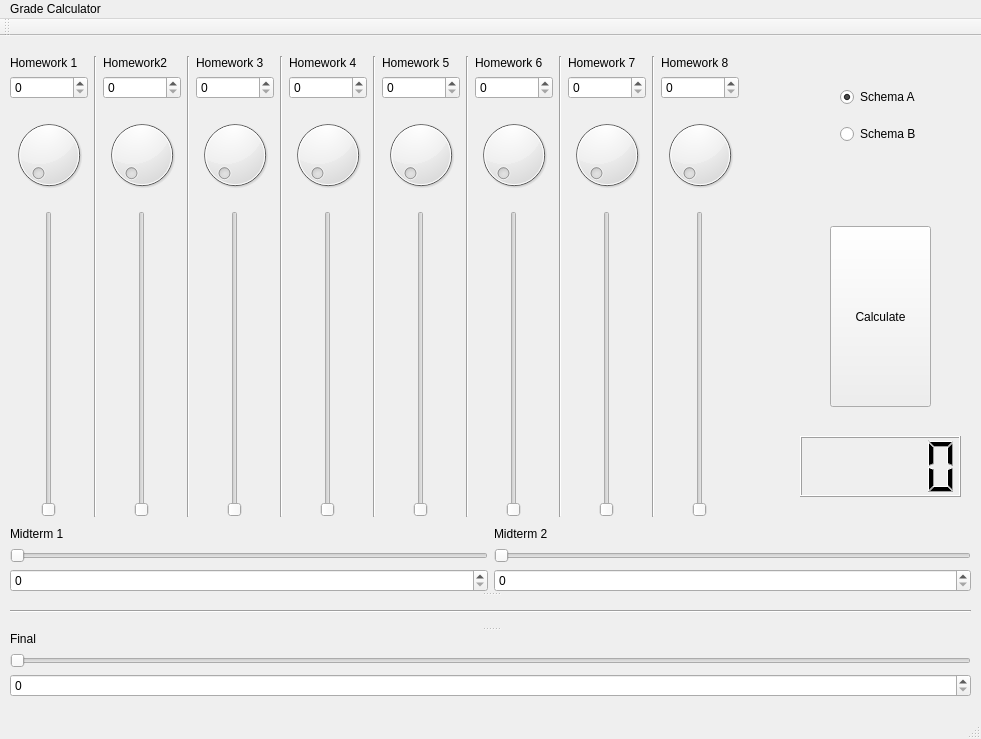
 <widget class="QMainWindow" name="grade_calculator">
  <property name="geometry">
   <rect>
    <x>0</x>
    <y>0</y>
    <width>981</width>
    <height>739</height>
   </rect>
  </property>
  <property name="windowTitle">
   <string>grade_calculator</string>
  </property>
  <widget class="QWidget" name="centralWidget">
   <widget class="QPushButton" name="pushButton">
    <property name="geometry">
     <rect>
      <x>830</x>
      <y>190</y>
      <width>101</width>
      <height>181</height>
     </rect>
    </property>
    <property name="text">
     <string>Calculate</string>
    </property>
   </widget>
   <widget class="QLCDNumber" name="lcdNumber">
    <property name="geometry">
     <rect>
      <x>800</x>
      <y>400</y>
      <width>161</width>
      <height>61</height>
     </rect>
    </property>
   </widget>
   <widget class="QWidget" name="">
    <property name="geometry">
     <rect>
      <x>10</x>
      <y>20</y>
      <width>729</width>
      <height>461</height>
     </rect>
    </property>
    <layout class="QHBoxLayout" name="horizontalLayout_9">
     <item>
      <layout class="QHBoxLayout" name="horizontalLayout">
       <item>
        <layout class="QVBoxLayout" name="verticalLayout">
         <item>
          <widget class="QLabel" name="label_2">
           <property name="text">
            <string>Homework 1</string>
           </property>
          </widget>
         </item>
         <item>
          <widget class="QSpinBox" name="hw_1">
           <property name="maximum">
            <number>20</number>
           </property>
          </widget>
         </item>
         <item>
          <widget class="QDial" name="dial">
           <property name="maximum">
            <number>20</number>
           </property>
           <property name="singleStep">
            <number>1</number>
           </property>
          </widget>
         </item>
         <item alignment="Qt::AlignHCenter">
          <widget class="QSlider" name="verticalSlider">
           <property name="maximum">
            <number>20</number>
           </property>
           <property name="singleStep">
            <number>1</number>
           </property>
           <property name="orientation">
            <enum>Qt::Vertical</enum>
           </property>
          </widget>
         </item>
        </layout>
       </item>
       <item>
        <widget class="Line" name="line">
         <property name="orientation">
          <enum>Qt::Vertical</enum>
         </property>
        </widget>
       </item>
      </layout>
     </item>
     <item>
      <layout class="QHBoxLayout" name="horizontalLayout_2">
       <item>
        <layout class="QVBoxLayout" name="verticalLayout_2">
         <item>
          <widget class="QLabel" name="label_3">
           <property name="text">
            <string>Homework2</string>
           </property>
          </widget>
         </item>
         <item>
          <widget class="QSpinBox" name="hw_2">
           <property name="maximum">
            <number>20</number>
           </property>
          </widget>
         </item>
         <item>
          <widget class="QDial" name="dial_2">
           <property name="maximum">
            <number>20</number>
           </property>
           <property name="singleStep">
            <number>1</number>
           </property>
          </widget>
         </item>
         <item alignment="Qt::AlignHCenter">
          <widget class="QSlider" name="verticalSlider_2">
           <property name="maximum">
            <number>20</number>
           </property>
           <property name="singleStep">
            <number>1</number>
           </property>
           <property name="orientation">
            <enum>Qt::Vertical</enum>
           </property>
          </widget>
         </item>
        </layout>
       </item>
       <item>
        <widget class="Line" name="line_2">
         <property name="orientation">
          <enum>Qt::Vertical</enum>
         </property>
        </widget>
       </item>
      </layout>
     </item>
     <item>
      <layout class="QHBoxLayout" name="horizontalLayout_3">
       <item>
        <layout class="QVBoxLayout" name="verticalLayout_3">
         <item>
          <widget class="QLabel" name="label_4">
           <property name="text">
            <string>Homework 3</string>
           </property>
          </widget>
         </item>
         <item>
          <widget class="QSpinBox" name="hw_3">
           <property name="maximum">
            <number>20</number>
           </property>
          </widget>
         </item>
         <item>
          <widget class="QDial" name="dial_3">
           <property name="maximum">
            <number>20</number>
           </property>
           <property name="singleStep">
            <number>1</number>
           </property>
          </widget>
         </item>
         <item alignment="Qt::AlignHCenter">
          <widget class="QSlider" name="verticalSlider_3">
           <property name="maximum">
            <number>20</number>
           </property>
           <property name="singleStep">
            <number>1</number>
           </property>
           <property name="orientation">
            <enum>Qt::Vertical</enum>
           </property>
          </widget>
         </item>
        </layout>
       </item>
       <item>
        <widget class="Line" name="line_3">
         <property name="orientation">
          <enum>Qt::Vertical</enum>
         </property>
        </widget>
       </item>
      </layout>
     </item>
     <item>
      <layout class="QHBoxLayout" name="horizontalLayout_4">
       <item>
        <layout class="QVBoxLayout" name="verticalLayout_4">
         <item>
          <widget class="QLabel" name="label_5">
           <property name="text">
            <string>Homework 4</string>
           </property>
          </widget>
         </item>
         <item>
          <widget class="QSpinBox" name="hw_4">
           <property name="maximum">
            <number>20</number>
           </property>
          </widget>
         </item>
         <item>
          <widget class="QDial" name="dial_4">
           <property name="maximum">
            <number>20</number>
           </property>
           <property name="singleStep">
            <number>1</number>
           </property>
          </widget>
         </item>
         <item alignment="Qt::AlignHCenter">
          <widget class="QSlider" name="verticalSlider_4">
           <property name="maximum">
            <number>20</number>
           </property>
           <property name="singleStep">
            <number>1</number>
           </property>
           <property name="orientation">
            <enum>Qt::Vertical</enum>
           </property>
          </widget>
         </item>
        </layout>
       </item>
       <item>
        <widget class="Line" name="line_4">
         <property name="orientation">
          <enum>Qt::Vertical</enum>
         </property>
        </widget>
       </item>
      </layout>
     </item>
     <item>
      <layout class="QHBoxLayout" name="horizontalLayout_5">
       <item>
        <layout class="QVBoxLayout" name="verticalLayout_5">
         <item>
          <widget class="QLabel" name="label_6">
           <property name="text">
            <string>Homework 5</string>
           </property>
          </widget>
         </item>
         <item>
          <widget class="QSpinBox" name="hw_5">
           <property name="maximum">
            <number>20</number>
           </property>
          </widget>
         </item>
         <item>
          <widget class="QDial" name="dial_5">
           <property name="maximum">
            <number>20</number>
           </property>
           <property name="singleStep">
            <number>1</number>
           </property>
          </widget>
         </item>
         <item alignment="Qt::AlignHCenter">
          <widget class="QSlider" name="verticalSlider_5">
           <property name="maximum">
            <number>20</number>
           </property>
           <property name="singleStep">
            <number>1</number>
           </property>
           <property name="orientation">
            <enum>Qt::Vertical</enum>
           </property>
          </widget>
         </item>
        </layout>
       </item>
       <item>
        <widget class="Line" name="line_5">
         <property name="orientation">
          <enum>Qt::Vertical</enum>
         </property>
        </widget>
       </item>
      </layout>
     </item>
     <item>
      <layout class="QHBoxLayout" name="horizontalLayout_6">
       <item>
        <layout class="QVBoxLayout" name="verticalLayout_6">
         <item>
          <widget class="QLabel" name="label_7">
           <property name="text">
            <string>Homework 6</string>
           </property>
          </widget>
         </item>
         <item>
          <widget class="QSpinBox" name="hw_6">
           <property name="maximum">
            <number>20</number>
           </property>
          </widget>
         </item>
         <item>
          <widget class="QDial" name="dial_6">
           <property name="maximum">
            <number>20</number>
           </property>
           <property name="singleStep">
            <number>1</number>
           </property>
          </widget>
         </item>
         <item alignment="Qt::AlignHCenter">
          <widget class="QSlider" name="verticalSlider_6">
           <property name="maximum">
            <number>20</number>
           </property>
           <property name="singleStep">
            <number>1</number>
           </property>
           <property name="orientation">
            <enum>Qt::Vertical</enum>
           </property>
          </widget>
         </item>
        </layout>
       </item>
       <item>
        <widget class="Line" name="line_6">
         <property name="orientation">
          <enum>Qt::Vertical</enum>
         </property>
        </widget>
       </item>
      </layout>
     </item>
     <item>
      <layout class="QHBoxLayout" name="horizontalLayout_7">
       <item>
        <layout class="QVBoxLayout" name="verticalLayout_7">
         <item>
          <widget class="QLabel" name="label_8">
           <property name="text">
            <string>Homework 7</string>
           </property>
          </widget>
         </item>
         <item>
          <widget class="QSpinBox" name="hw_7">
           <property name="maximum">
            <number>20</number>
           </property>
          </widget>
         </item>
         <item>
          <widget class="QDial" name="dial_7">
           <property name="maximum">
            <number>20</number>
           </property>
           <property name="singleStep">
            <number>1</number>
           </property>
          </widget>
         </item>
         <item alignment="Qt::AlignHCenter">
          <widget class="QSlider" name="verticalSlider_7">
           <property name="maximum">
            <number>20</number>
           </property>
           <property name="singleStep">
            <number>1</number>
           </property>
           <property name="orientation">
            <enum>Qt::Vertical</enum>
           </property>
          </widget>
         </item>
        </layout>
       </item>
       <item>
        <widget class="Line" name="line_7">
         <property name="orientation">
          <enum>Qt::Vertical</enum>
         </property>
        </widget>
       </item>
      </layout>
     </item>
     <item>
      <layout class="QHBoxLayout" name="horizontalLayout_8">
       <item>
        <layout class="QVBoxLayout" name="verticalLayout_8">
         <item>
          <widget class="QLabel" name="label_9">
           <property name="text">
            <string>Homework 8</string>
           </property>
          </widget>
         </item>
         <item>
          <widget class="QSpinBox" name="hw_8">
           <property name="maximum">
            <number>20</number>
           </property>
          </widget>
         </item>
         <item>
          <widget class="QDial" name="dial_8">
           <property name="maximum">
            <number>20</number>
           </property>
           <property name="singleStep">
            <number>1</number>
           </property>
          </widget>
         </item>
         <item alignment="Qt::AlignHCenter">
          <widget class="QSlider" name="verticalSlider_8">
           <property name="maximum">
            <number>20</number>
           </property>
           <property name="singleStep">
            <number>1</number>
           </property>
           <property name="orientation">
            <enum>Qt::Vertical</enum>
           </property>
          </widget>
         </item>
        </layout>
       </item>
      </layout>
     </item>
    </layout>
   </widget>
   <widget class="QSplitter" name="splitter">
    <property name="geometry">
     <rect>
      <x>10</x>
      <y>490</y>
      <width>961</width>
      <height>171</height>
     </rect>
    </property>
    <property name="orientation">
     <enum>Qt::Vertical</enum>
    </property>
    <widget class="QWidget" name="">
     <layout class="QHBoxLayout" name="horizontalLayout_10">
      <item>
       <layout class="QVBoxLayout" name="verticalLayout_12">
        <item>
         <widget class="QLabel" name="label">
          <property name="text">
           <string>Midterm 1</string>
          </property>
         </widget>
        </item>
        <item>
         <layout class="QVBoxLayout" name="verticalLayout_10">
          <item>
           <widget class="QSlider" name="horizontalSlider">
            <property name="maximum">
             <number>100</number>
            </property>
            <property name="orientation">
             <enum>Qt::Horizontal</enum>
            </property>
           </widget>
          </item>
          <item>
           <widget class="QSpinBox" name="midterm_1">
            <property name="maximum">
             <number>100</number>
            </property>
           </widget>
          </item>
         </layout>
        </item>
       </layout>
      </item>
      <item>
       <layout class="QVBoxLayout" name="verticalLayout_13">
        <item>
         <layout class="QVBoxLayout" name="verticalLayout_11">
          <item>
           <widget class="QLabel" name="label_10">
            <property name="text">
             <string>Midterm 2</string>
            </property>
           </widget>
          </item>
          <item>
           <widget class="QSlider" name="horizontalSlider_2">
            <property name="maximum">
             <number>100</number>
            </property>
            <property name="orientation">
             <enum>Qt::Horizontal</enum>
            </property>
           </widget>
          </item>
          <item>
           <widget class="QSpinBox" name="midterm_2">
            <property name="maximum">
             <number>100</number>
            </property>
           </widget>
          </item>
         </layout>
        </item>
       </layout>
      </item>
     </layout>
    </widget>
    <widget class="Line" name="line_8">
     <property name="orientation">
      <enum>Qt::Horizontal</enum>
     </property>
    </widget>
    <widget class="QWidget" name="">
     <layout class="QVBoxLayout" name="verticalLayout_14">
      <item>
       <widget class="QLabel" name="label_11">
        <property name="text">
         <string>Final</string>
        </property>
       </widget>
      </item>
      <item>
       <widget class="QSlider" name="horizontalSlider_3">
        <property name="maximum">
         <number>100</number>
        </property>
        <property name="orientation">
         <enum>Qt::Horizontal</enum>
        </property>
       </widget>
      </item>
      <item>
       <widget class="QSpinBox" name="final_2">
        <property name="maximum">
         <number>100</number>
        </property>
       </widget>
      </item>
     </layout>
    </widget>
   </widget>
   <widget class="QWidget" name="">
    <property name="geometry">
     <rect>
      <x>840</x>
      <y>40</y>
      <width>99</width>
      <height>81</height>
     </rect>
    </property>
    <layout class="QVBoxLayout" name="verticalLayout_9">
     <item>
      <widget class="QRadioButton" name="radioButton">
       <property name="text">
        <string>Schema A</string>
       </property>
       <property name="checked">
        <bool>true</bool>
       </property>
      </widget>
     </item>
     <item>
      <widget class="QRadioButton" name="radioButton_2">
       <property name="text">
        <string>Schema B</string>
       </property>
      </widget>
     </item>
    </layout>
   </widget>
  </widget>
  <widget class="QToolBar" name="mainToolBar">
   <attribute name="toolBarArea">
    <enum>TopToolBarArea</enum>
   </attribute>
   <attribute name="toolBarBreak">
    <bool>false</bool>
   </attribute>
  </widget>
  <widget class="QStatusBar" name="statusBar"/>
  <widget class="QMenuBar" name="menuBar">
   <property name="geometry">
    <rect>
     <x>0</x>
     <y>0</y>
     <width>981</width>
     <height>23</height>
    </rect>
   </property>
   <widget class="QMenu" name="menuGrade_Calculator">
    <property name="title">
     <string>Grade Calculator</string>
    </property>
   </widget>
   <addaction name="menuGrade_Calculator"/>
  </widget>
 </widget>
